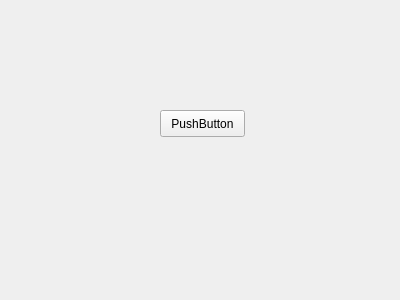
<?xml version="1.0" encoding="UTF-8"?>
<ui version="4.0">
 <class>DockWidget</class>
 <widget class="QDockWidget" name="DockWidget">
  <property name="geometry">
   <rect>
    <x>0</x>
    <y>0</y>
    <width>400</width>
    <height>300</height>
   </rect>
  </property>
  <property name="windowTitle">
   <string>DockWidget</string>
  </property>
  <widget class="QWidget" name="dockWidgetContents">
   <widget class="QPushButton" name="pushButton">
    <property name="geometry">
     <rect>
      <x>160</x>
      <y>110</y>
      <width>85</width>
      <height>27</height>
     </rect>
    </property>
    <property name="text">
     <string>PushButton</string>
    </property>
   </widget>
  </widget>
 </widget>
 <resources/>
 <connections/>
</ui>
